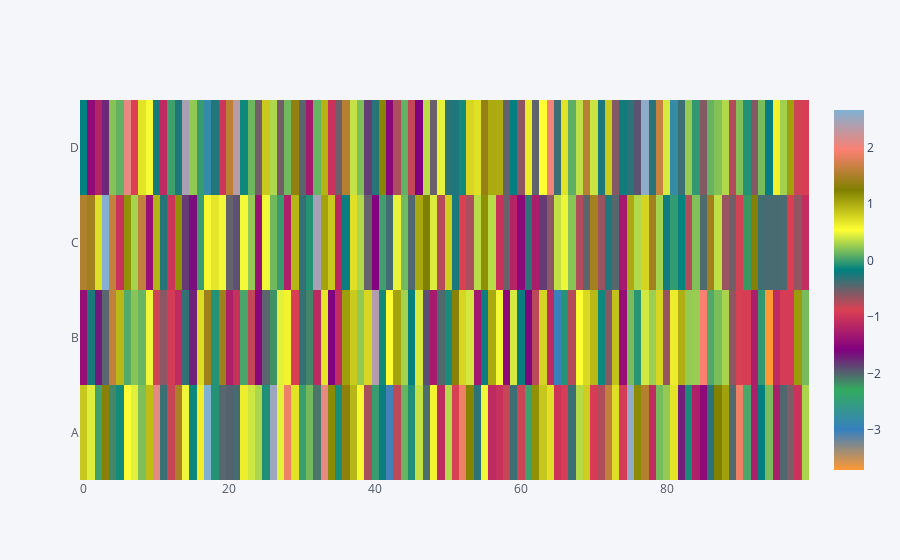

Notebook code for this chart:
### Code cell
x.iplot(kind='heatmap')

### Figure 1 — Plotly figure (JSON) as saved in the notebook; plotly's stock layout.template omitted (floating-point values rounded to 4 significant figures; data arrays with more than 128 entries replaced by an {"elided": "..."} marker saying what was removed)
{"data": [{"colorscale": [[0, "rgb(255, 153, 51)"], [0.1111, "rgb(55, 128, 191)"], [0.2222, "rgb(50, 171, 96)"], [0.3333, "rgb(128, 0, 128)"], [0.4444, "rgb(219, 64, 82)"], [0.5556, "rgb(0, 128, 128)"], [0.6667, "rgb(255, 255, 51)"], [0.7778, "rgb(128, 128, 0)"], [0.8889, "rgb(251, 128, 114)"], [1, "rgb(128, 177, 211)"]], "type": "heatmap", "x": [0, 1, 2, 3, 4, 5, 6, 7, 8, 9, 10, 11, 12, 13, 14, 15, 16, 17, 18, 19, 20, 21, 22, 23, 24, 25, 26, 27, 28, 29, 30, 31, 32, 33, 34, 35, 36, 37, 38, 39, 40, 41, 42, 43, 44, 45, 46, 47, 48, 49, 50, 51, 52, 53, 54, 55, 56, 57, 58, 59, 60, 61, 62, 63, 64, 65, 66, 67, 68, 69, 70, 71, 72, 73, 74, 75, 76, 77, 78, 79, 80, 81, 82, 83, 84, 85, 86, 87, 88, 89, 90, 91, 92, 93, 94, 95, 96, 97, 98, 99], "y": ["A", "B", "C", "D"], "z": {"elided": "4x100 float values"}, "zmax": 2.659, "zmin": -3.702}], "layout": {"legend": {"bgcolor": "#F5F6F9", "font": {"color": "#4D5663"}}, "paper_bgcolor": "#F5F6F9", "plot_bgcolor": "#F5F6F9", "title": {"font": {"color": "#4D5663"}}, "xaxis": {"gridcolor": "#E1E5ED", "showgrid": true, "tickfont": {"color": "#4D5663"}, "title": {"font": {"color": "#4D5663"}, "text": ""}, "zerolinecolor": "#E1E5ED"}, "yaxis": {"gridcolor": "#E1E5ED", "showgrid": true, "tickfont": {"color": "#4D5663"}, "title": {"font": {"color": "#4D5663"}, "text": ""}, "zerolinecolor": "#E1E5ED"}}}
